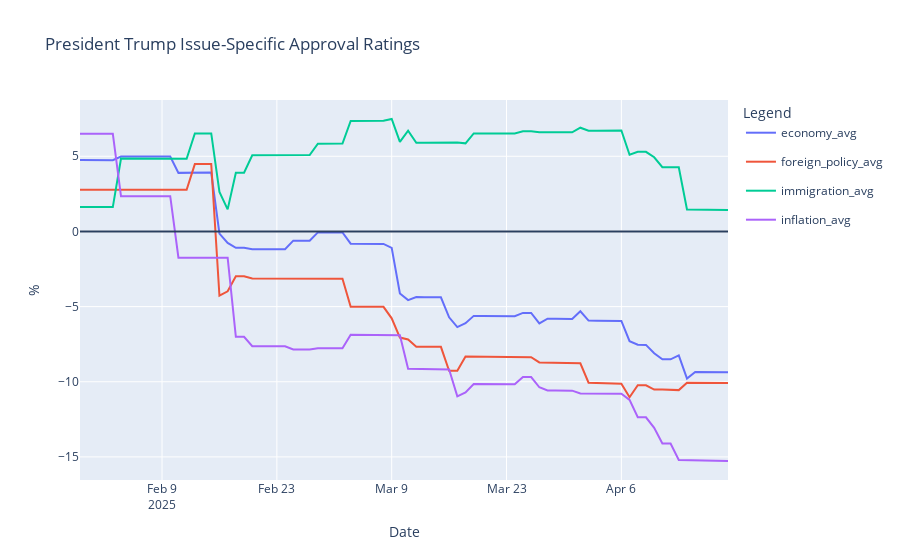

Here is the notebook cell this chart was saved with:
### Code cell
line = px.line(net_issues, x='Date', y=['economy_avg', 'foreign_policy_avg', 'immigration_avg', 'inflation_avg'])
line.update_traces(hovertemplate=None)
line.update_layout(hovermode='x unified')
fig = go.Figure(data=line.data)
fig.update_layout(
    title='President Trump Issue-Specific Approval Ratings',
    xaxis_title='Date',
    yaxis_title='%',
    legend_title='Legend',
    hovermode='x unified'
)
fig.add_hline(0)
fig.show()
